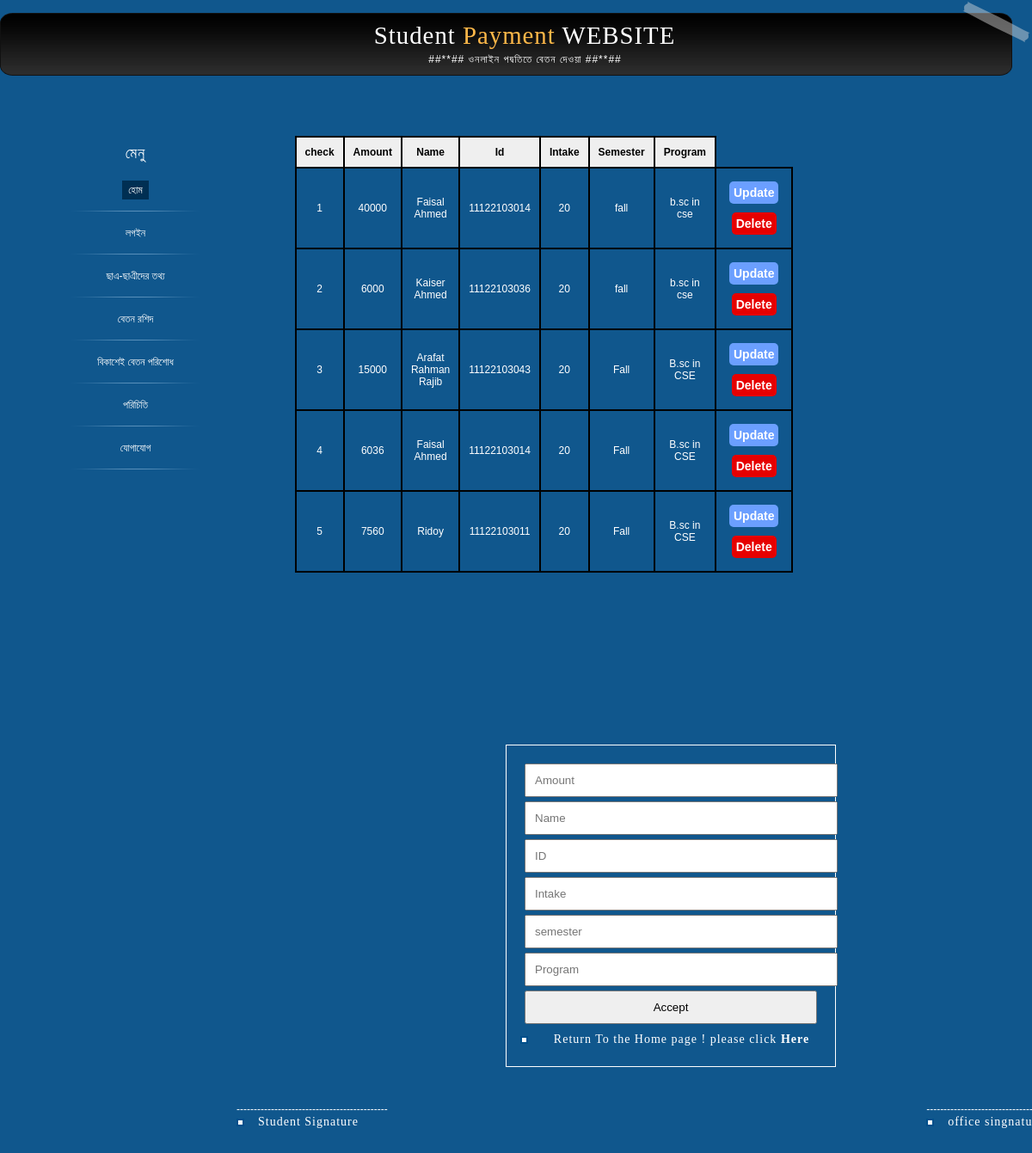
Page /payment_form.php on the committed database.
### tables this page shows
CREATE TABLE IF NOT EXISTS `p_form` (
  `ch` int(30) NOT NULL AUTO_INCREMENT,
  `am` varchar(50) NOT NULL,
  `na` varchar(50) NOT NULL,
  `id` varchar(30) NOT NULL,
  `inn` varchar(30) NOT NULL,
  `se` varchar(20) NOT NULL,
  `pr` varchar(30) NOT NULL,
  PRIMARY KEY (`ch`)
);

### show2.php (the view, shortened to what this page needs)
<?php
    include 'db.php';
      $sql = "SELECT * FROM p_form";
      $result = mysqli_query($conn, $sql);
    if (mysqli_num_rows($result) > 0)
    {
      echo '<center><table>';
      echo  '<tr>';
      echo   '<th>check</th>';
      echo    '<th>Amount</th>';
      echo    '<th>Name</th>';
      echo    '<th>Id</th>';
      echo    '<th>Intake</th>';
      echo    '<th>Semester</th>';
      echo    '<th>Program</th>';
      echo   '</tr>';
        while($row = mysqli_fetch_assoc($result))
        {
              echo '<tr>';
                echo '<td>';
                  echo $name=$row["ch"];
                echo '</td>';
                echo '<td>';
                    echo $id=$row["am"];
                echo '</td>';
	echo '<td>';
                  echo $name=$row["na"];
                echo '</td>';
	echo '<td>';
                  echo $name=$row["id"];
                echo '</td>';
	echo '<td>';
                  echo $name=$row["inn"];
                echo '</td>';
	echo '<td>';
                  echo $name=$row["se"];
                echo '</td>';
	echo '<td>';
                  echo $name=$row["pr"];
                echo '</td>';
              echo '<td>';
               $update_link="update.php?id=$id&name=$name";
               $delete_link="delete.php?id=$id&name=$name";
                   echo '<a class="up-btn" href="'.$update_link.'">Update</a>
                   <a class="del-btn" href="'.$delete_link.'">Delete</a>';
                echo '</td>';
              echo '</tr>';
        }
          echo '</table></center>';
    }
    else
    {
        echo "No result Found.";
    }
  ?>

### css/style.css (style rules this page uses)
* { margin: 0; padding: 0; }
html { height: 100%; font-size: 62.5% }
body { height: 100%; background-color: #10578D; text-align: center; font: 1.2em Verdana, Arial, Helvetica, sans-serif; }
a:link, a:visited { color: #004F8B; text-decoration: underline; font-weight: bolder; }
table { border-collapse: collapse; margin-top: 70px;width:50%; }
th,td { border:2px solid black; padding: 10px; text-align: center; }
td { background-clip: padding-box;color:white; }
th { background-color: #efefef; }
a.del-btn { background: #e60000; color: #fff!important; font-size: 14px; display: inline-block; margin: 5px; padding:5px; text-decoration: none; border-radius:5px; text-align:center; }
a.up-btn { background: #6B9FFF; color: #fff!important; font-size: 14px; display: inline-block; margin: 5px; padding:5px; text-decoration: none; border-radius:5px; text-align:center; }

### css/style-print.css (style rules this page uses)
body { font-family: "Times New Roman", Times, serif; line-height: 1.3; }
a:link, a:visited { text-decoration: underline; font-weight: bolder; }

### rows in the picture
p_form: ch "1", am "40000", na "Faisal Ahmed", id "11122103014", inn "20", se "fall", pr "b.sc in cse"
p_form: ch "2", am "6000", na "Kaiser Ahmed", id "11122103036", inn "20", se "fall", pr "b.sc in cse"
p_form: ch "3", am "15000", na "Arafat Rahman Rajib", id "11122103043", inn "20", se "Fall", pr "B.sc in CSE"
p_form: ch "4", am "6036", na "Faisal Ahmed", id "11122103014", inn "20", se "Fall", pr "B.sc in CSE"
p_form: ch "5", am "7560", na "Ridoy", id "11122103011", inn "20", se "Fall", pr "B.sc in CSE"
